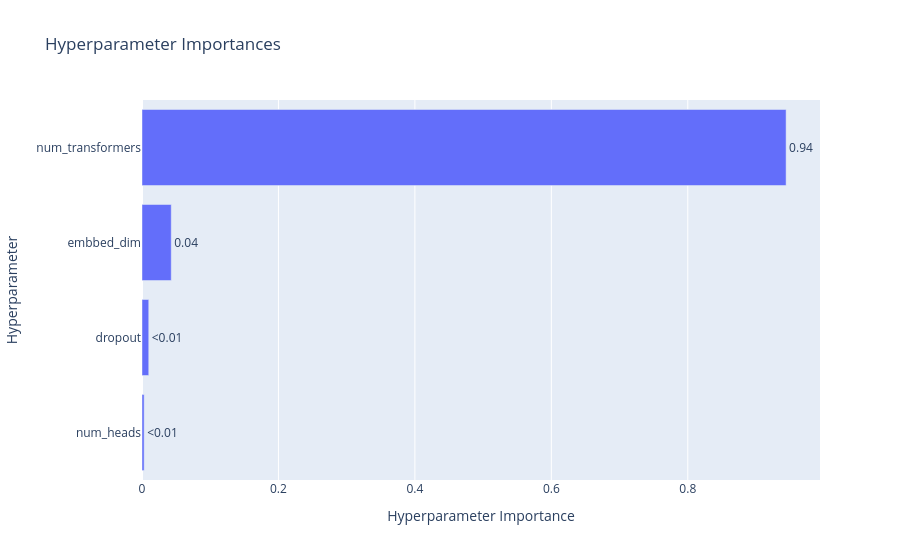

This figure's notebook cell:
### Code cell
optuna.visualization.plot_param_importances(
    structure_study, target=lambda t: t.values[1], target_name="accuracy"
)

### Figure 1 — Plotly figure (JSON) as saved in the notebook; plotly's stock layout.template omitted (floating-point values rounded to 4 significant figures)
{"data": [{"cliponaxis": false, "hovertemplate": ["num_heads (CategoricalDistribution): 0.0031387865815318402<extra></extra>", "dropout (CategoricalDistribution): 0.009895274789719065<extra></extra>", "embbed_dim (CategoricalDistribution): 0.04286098977023099<extra></extra>", "num_transformers (IntDistribution): 0.9441049488585181<extra></extra>"], "name": "accuracy", "orientation": "h", "text": ["<0.01", "<0.01", "0.04", "0.94"], "textposition": "outside", "type": "bar", "x": [0.003139, 0.009895, 0.04286, 0.9441], "y": ["num_heads", "dropout", "embbed_dim", "num_transformers"]}], "layout": {"title": {"text": "Hyperparameter Importances"}, "xaxis": {"title": {"text": "Hyperparameter Importance"}}, "yaxis": {"title": {"text": "Hyperparameter"}}}}
